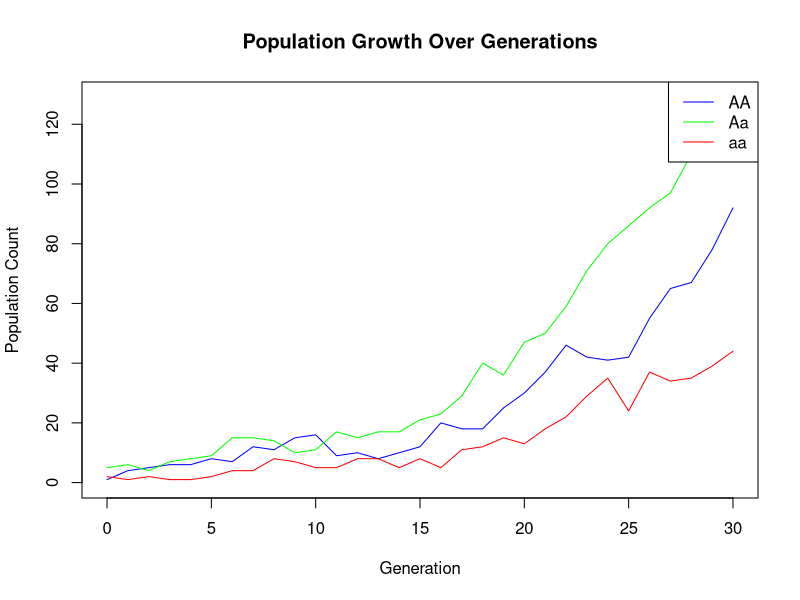
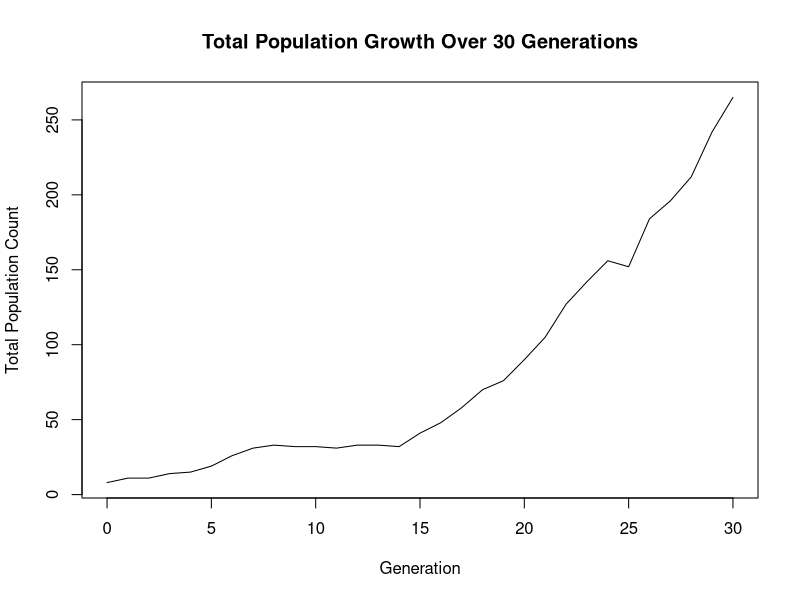

These figures' R source, in order:
## ---- chunk 1
knitr::opts_chunk$set(echo = TRUE)
## ---- chunk 2
num_offspring_probs <- list(
  AA = c(0.2, 0.5, 0.3),
  Aa = c(0.2, 0.2, 0.6),
  aa = c(0.8, 0.1, 0.1)
)
## ---- chunk 3
offspring_type_probs <- list(
  AA = c(0.6, 0.4, 0),
  Aa = c(0.2, 0.6, 0.2),
  aa = c(0, 0.2, 0.8)
)
## ---- chunk 4
population <- list(AA = 1, Aa = 1, aa = 1) #Initialize

# Simulate a single generation of population growth
simulate_generation <- function(population, num_offspring_probs, offspring_type_probs) {
  new_population <- list(AA = 0, Aa = 0, aa = 0)

  for (type in names(population)) {
    # Determine number of offspring per individual
    num_offspring <- sample(0:2, size = population[[type]],
                            replace = TRUE, prob = num_offspring_probs[[type]])

    # Determine type of each offspring
    for (i in seq_along(num_offspring)) {
      offspring_type <- sample(c("AA", "Aa", "aa"), size = num_offspring[i],
                               replace = TRUE, prob = offspring_type_probs[[type]])

      # Update the population numbers
      for (otype in offspring_type) {
        new_population[[otype]] <- new_population[[otype]] + 1
      }
    }
  }
  return(new_population)
}
## ---- chunk 5
num_generations <- 10
results <- list()
results[[1]] <- population

for (gen in 2:(num_generations + 1)) {
  new_population <- simulate_generation(population, num_offspring_probs, offspring_type_probs)
  results[[gen]] <- new_population
  population <- new_population
}

for (gen in seq_along(results)) {
  cat("Generation", gen - 1, ":", "AA =", results[[gen]]$AA,
                                  ", Aa =", results[[gen]]$Aa,
                                  ", aa =", results[[gen]]$aa, "\n")
}
## ---- chunk 6
num_generations <- 30
results <- list()
results[[1]] <- population

for (gen in 2:(num_generations + 1)) {
  new_population <- simulate_generation(population, num_offspring_probs, offspring_type_probs)
  results[[gen]] <- new_population
  population <- new_population
}
## ---- chunk 7
population_df <- as.data.frame(do.call(rbind, lapply(results, unlist)))
population_df$Generation <- 0:(num_generations)

plot(population_df$Generation, population_df$AA, type = "l", col = "blue",
         xlab = "Generation", ylab = "Population Count",
         main = "Population Growth Over Generations",
         ylim = c(0, max(population_df$AA, population_df$Aa, population_df$aa)))
lines(population_df$Generation, population_df$Aa, col = "green")
lines(population_df$Generation, population_df$aa, col = "red")
legend("topright", legend = c("AA", "Aa", "aa"), col = c("blue", "green", "red"), lty = 1)
## ---- chunk 8
population_df$Total <- population_df$AA + population_df$Aa + population_df$aa

plot(population_df$Generation, population_df$Total, type = "l",
         col = "black", xlab = "Generation", ylab = "Total Population Count",
         main = "Total Population Growth Over 30 Generations")
## ---- chunk 9
num_simulations <- 1000
extinction_count <- 0

for (sim in 1:num_simulations) {
  population <- list(AA = 1, Aa = 1, aa = 1)
  
  for (gen in 1:50) {
    population <- simulate_generation(population, num_offspring_probs, offspring_type_probs)
    
    if (population$AA == 0 && population$Aa == 0 && population$aa == 0) {
      extinction_count <- extinction_count + 1
      break
    }
  }
}
cat("Number of extinctions:", extinction_count, "\n")
## ---- chunk 10
mean_matrix <- matrix(c(0.66, 0.44, 0,
                        0.28, 0.84, 0.28,
                        0, 0.06, 0.24), nrow = 3, byrow = TRUE)
## ---- chunk 11
mean_matrix %*% mean_matrix
## ---- chunk 12
det(mean_matrix)
## ---- chunk 13
eigenvalues <- eigen(mean_matrix)$values
print(max(Re(eigenvalues)))
## ---- chunk 14
mean_matrix <- matrix(c(10/8, 3/8, 0,
                        14/33, 18/33, 14/33,
                        0, 3/8, 10/8), nrow = 3, byrow = TRUE)
## ---- chunk 15
mean_matrix %*% mean_matrix
det(mean_matrix)
## ---- chunk 16
eigenvalues <- eigen(mean_matrix)$values
print(max(Re(eigenvalues)))
## ---- chunk 17
phi_AA <- function(s_AA, s_Aa, s_aa) {return(5/8 * (s_AA^2) - s_AA + 3/8 * s_Aa)}
phi_Aa <- function(s_AA, s_Aa, s_aa) {return(9/33 * (s_Aa^2) - s_Aa + 14/33 * s_AA * s_aa + 10/33)}
phi_aa <- function(s_AA, s_Aa, s_aa) {return(5/8 * (s_aa^2) - s_aa + 3/8 * s_Aa)}
## ---- chunk 18
objective <- function(x) {
  s_AA <- x[1]
  s_Aa <- x[2]
  s_aa <- x[3]
  phi_AA_val <- phi_AA(s_AA, s_Aa, s_aa)
  phi_Aa_val <- phi_Aa(s_AA, s_Aa, s_aa)
  phi_aa_val <- phi_aa(s_AA, s_Aa, s_aa)
  return(phi_AA_val^2 + phi_Aa_val^2 + phi_aa_val^2)
}

initial_guess <- c(0.1, 0.1, 0.1)
result <- optim(initial_guess, objective)

s_AA_solution <- result$par[1]
s_Aa_solution <- result$par[2]
s_aa_solution <- result$par[3]
## ---- chunk 19
cat(paste("s_AA:", s_AA_solution), "\n")
cat(paste("s_Aa:", s_Aa_solution), "\n")
cat(paste("s_aa:", s_aa_solution))
## ---- chunk 20
phi_AA(s_AA_solution, s_Aa_solution, s_aa_solution)
phi_Aa(s_AA_solution, s_Aa_solution, s_aa_solution)
phi_aa(s_AA_solution, s_Aa_solution, s_aa_solution)
